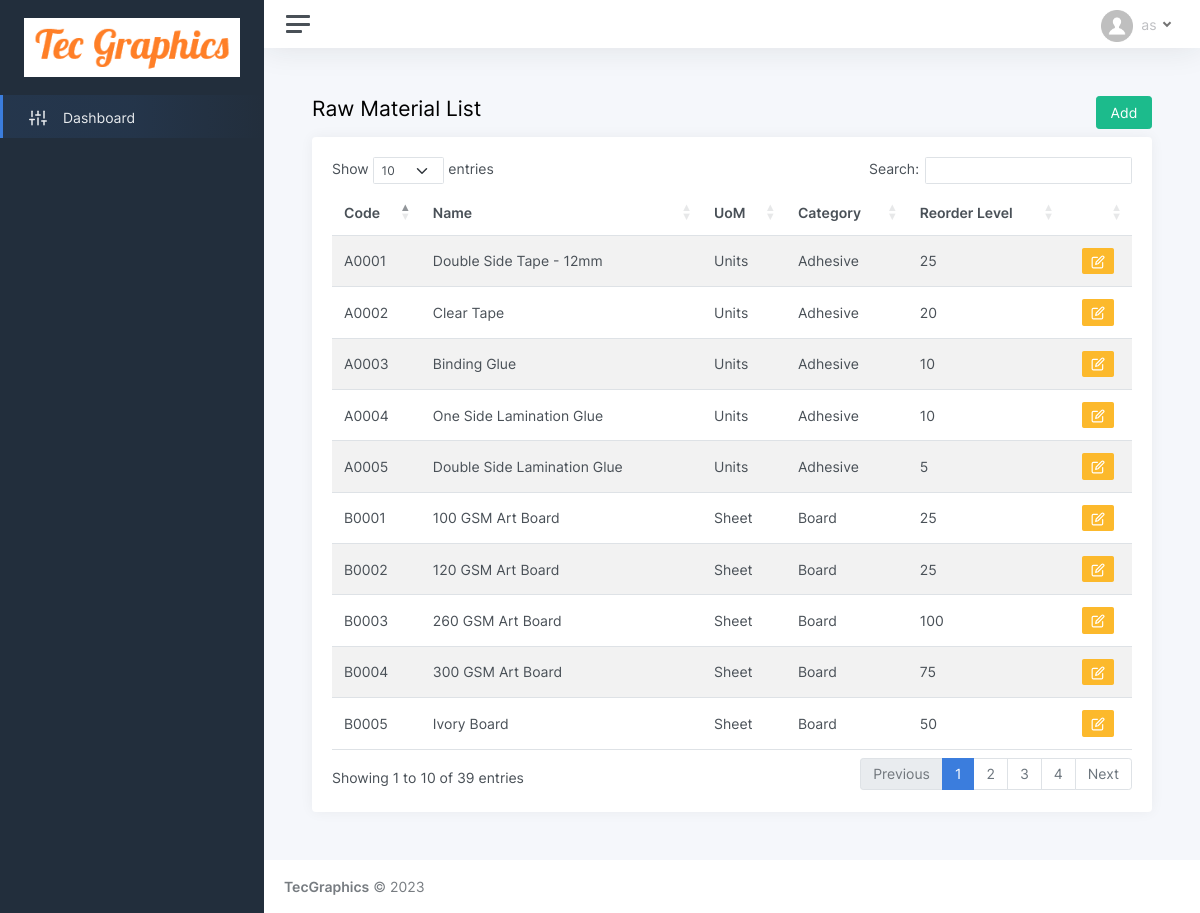
The app's page /raw_material_list.php with its own data.
### tables this page shows
CREATE TABLE IF NOT EXISTS `rawmaterial` (
  `id` int(11) NOT NULL AUTO_INCREMENT,
  `code` varchar(50) NOT NULL,
  `name` varchar(75) NOT NULL,
  `uom` int(11) NOT NULL,
  `category` int(11) NOT NULL,
  `ro_level` varchar(20) NOT NULL,
  `ro_qty` varchar(20) NOT NULL,
  PRIMARY KEY (`id`)
);

CREATE TABLE IF NOT EXISTS `unit_of_measure` (
  `id` int(11) NOT NULL AUTO_INCREMENT,
  `name` varchar(75) NOT NULL,
  PRIMARY KEY (`id`)
);

CREATE TABLE IF NOT EXISTS `rawmaterial_category` (
  `id` int(11) NOT NULL AUTO_INCREMENT,
  `name` varchar(75) NOT NULL,
  PRIMARY KEY (`id`)
);

### raw_material_list.php (the view, shortened to what this page needs)
<!DOCTYPE html>
<html lang="en">
<head>
	<?php include('header.php'); ?>
</head>
<body>
	<div class="wrapper">
	<?php include('sidebar.php'); ?>
		<div class="main">
		<?php include('topbar.php'); ?>
			<main class="content">
				<div class="container-fluid p-0">
					<div class="row">
					<h1 class="h3 mb-3 col-10">Raw Material List</h1>
					<div class="col-2" align="right"><a href="raw_material_register.php"><button class="btn btn-success">Add</button></a></div>
					</div>
					<div class="row">
						<div class="col-12">
							<div class="card">
								<div class="card-body">
									<table id="datatables-reponsive" class="table table-striped" style="width:100%">
										<thead>
										  <tr>
											<th>Code</th>
											<th>Name</th>
											<th>UoM</th>
											<th>Category</th>
											<th>Reorder Level</th>
											<th>&nbsp;</th>
										  </tr>
										</thead>
										<tbody>
										  <?php
										  $select_rmat = mysqli_query($con, "SELECT * FROM rawmaterial");
										  while($result_rmat = mysqli_fetch_array($select_rmat)){
										  $select_uom = mysqli_query($con, "SELECT name FROM unit_of_measure WHERE id = '{$result_rmat['uom']}'");
										  $result_uom = mysqli_fetch_array($select_uom);
										  $select_cat = mysqli_query($con, "SELECT name FROM rawmaterial_category WHERE id = '{$result_rmat['category']}'");
										  $result_cat = mysqli_fetch_array($select_cat);
										  ?>
										  <tr>
											<td><?php echo $result_rmat['code']; ?></td>
											<td><?php echo $result_rmat['name']; ?></td>
											<td><?php echo $result_uom['name']; ?></td>
											<td><?php echo $result_cat['name']; ?></td>
											<td><?php echo $result_rmat['ro_level']; ?></td>
										 	<td align="center"><a href="raw_material_register.php?id=<?php echo $result_rmat['id']; ?>" ><button type="button" class="btn btn-sm btn-warning" ><i data-feather="edit"></i></button></a></td>
										</tr>
										  <?php } ?>
										</tbody>
									</table>
								</div>
							</div>
						</div>
					</div>
				</div>
			</main>
			<?php include('footer.php'); ?>
		</div>
	</div>
</body>
</html>

### records on screen
rawmaterial: code "B0001", name "100 GSM Art Board", unit_of_measure.name "Sheet", rawmaterial_category.name "Board", ro_level "25"
rawmaterial: code "B0002", name "120 GSM Art Board", unit_of_measure.name "Sheet", rawmaterial_category.name "Board", ro_level "25"
rawmaterial: code "B0003", name "260 GSM Art Board", unit_of_measure.name "Sheet", rawmaterial_category.name "Board", ro_level "100"
rawmaterial: code "B0004", name "300 GSM Art Board", unit_of_measure.name "Sheet", rawmaterial_category.name "Board", ro_level "75"
rawmaterial: code "B0005", name "Ivory Board", unit_of_measure.name "Sheet", rawmaterial_category.name "Board", ro_level "50"
rawmaterial: code "A0001", name "Double Side Tape - 12mm", unit_of_measure.name "Units", rawmaterial_category.name "Adhesive", ro_level "25"
rawmaterial: code "A0002", name "Clear Tape", unit_of_measure.name "Units", rawmaterial_category.name "Adhesive", ro_level "20"
rawmaterial: code "A0003", name "Binding Glue", unit_of_measure.name "Units", rawmaterial_category.name "Adhesive", ro_level "10"
rawmaterial: code "A0004", name "One Side Lamination Glue", unit_of_measure.name "Units", rawmaterial_category.name "Adhesive", ro_level "10"
rawmaterial: code "A0005", name "Double Side Lamination Glue", unit_of_measure.name "Units", rawmaterial_category.name "Adhesive", ro_level "5"
